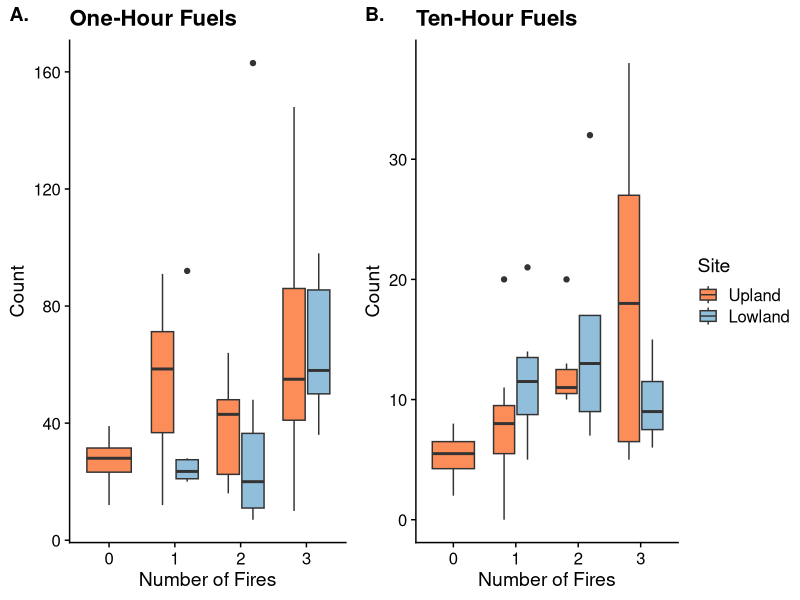
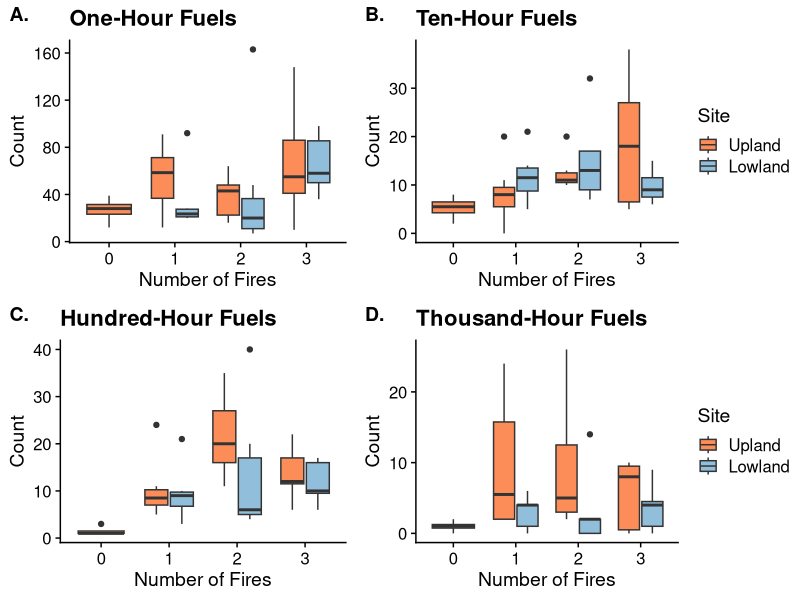

Recreate these plots in R, in order.
# graphing CWD 
# just counts for now

library(ggplot2)
library(cowplot)
theme_set(theme_cowplot())
library(tidyverse)
library(here)

cwd <- read.csv(here("data/cwd_count_raw.csv"))

cwd <- cwd %>%
  rename("TEN_HOUR" = "X10HOUR", "ONE_HOUR" = "X1HOUR", "HUND_HOUR" = "X100HOUR",
         "THOU_HOUR" = "X1000HOUR")

one_plot <- ggplot(cwd, aes(x = as.factor(TREAT), y = ONE_HOUR, fill = SITE)) + geom_boxplot() + 
  labs(x = "Number of Fires", y = "Count", title = "One-Hour Fuels") + 
  scale_fill_manual(values = c("#fc8d59", "#91bfdb"),
                    labels = c("Upland", "Lowland"),
                    name = "Site") + theme(legend.position = "none")

ten_plot <- ggplot(cwd, aes(x = as.factor(TREAT), y = TEN_HOUR, fill = SITE)) + geom_boxplot() + 
  labs(x = "Number of Fires", y = "Count", title = "Ten-Hour Fuels") + 
  scale_fill_manual(values = c("#fc8d59", "#91bfdb"),
                    labels = c("Upland", "Lowland"),
                    name = "Site") 

hund_plot <- ggplot(cwd, aes(x = as.factor(TREAT), y = HUND_HOUR, fill = SITE)) + geom_boxplot() + 
  labs(x = "Number of Fires", y = "Count", title = "Hundred-Hour Fuels") + 
  scale_fill_manual(values = c("#fc8d59", "#91bfdb"),
                    labels = c("Upland", "Lowland"),
                    name = "Site")+ theme(legend.position = "none")

thou_plot <- ggplot(cwd, aes(x = as.factor(TREAT), y = THOU_HOUR, fill = SITE)) + geom_boxplot() + 
  labs(x = "Number of Fires", y = "Count", title = "Thousand-Hour Fuels") + 
  scale_fill_manual(values = c("#fc8d59", "#91bfdb"),
                    labels = c("Upland", "Lowland"),
                    name = "Site")      

top <- plot_grid(ncol = 2, nrow = 1, one_plot, ten_plot, rel_widths = c(1,1.25),
                 labels = c("A.", "B."))
top
bottom <- plot_grid(ncol = 2, nrow = 1, hund_plot, thou_plot, rel_widths = c(1,1.25),
                    labels = c("C.", "D."))

plot_grid(top, bottom, nrow = 2, ncol = 1)          
